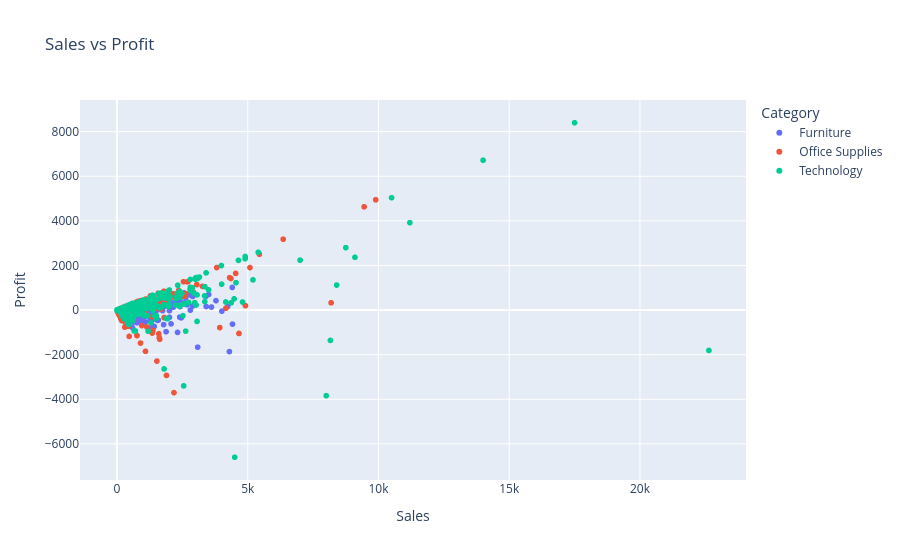

This figure's notebook cell:
### Code cell
fig = px.scatter(df, 
                 x="Sales", 
                 y="Profit",
                 color="Category",
                 title="Sales vs Profit",
                 hover_data=["Product Name"])
fig.show()

### Figure 1 — Plotly figure (JSON) as saved in the notebook; plotly's stock layout.template omitted (floating-point values rounded to 4 significant figures; data arrays with more than 128 entries replaced by an {"elided": "..."} marker saying what was removed)
{"data": [{"customdata": {"elided": "2121x1 str values"}, "hovertemplate": "Category=Furniture<br>Sales=%{x}<br>Profit=%{y}<br>Product Name=%{customdata[0]}<extra></extra>", "legendgroup": "Furniture", "marker": {"color": "#636efa", "symbol": "circle"}, "mode": "markers", "name": "Furniture", "showlegend": true, "type": "scattergl", "x": {"elided": "2121 float values"}, "xaxis": "x", "y": {"elided": "2121 float values"}, "yaxis": "y"}, {"customdata": {"elided": "6026x1 str values"}, "hovertemplate": "Category=Office Supplies<br>Sales=%{x}<br>Profit=%{y}<br>Product Name=%{customdata[0]}<extra></extra>", "legendgroup": "Office Supplies", "marker": {"color": "#EF553B", "symbol": "circle"}, "mode": "markers", "name": "Office Supplies", "showlegend": true, "type": "scattergl", "x": {"elided": "6026 float values"}, "xaxis": "x", "y": {"elided": "6026 float values"}, "yaxis": "y"}, {"customdata": {"elided": "1847x1 str values"}, "hovertemplate": "Category=Technology<br>Sales=%{x}<br>Profit=%{y}<br>Product Name=%{customdata[0]}<extra></extra>", "legendgroup": "Technology", "marker": {"color": "#00cc96", "symbol": "circle"}, "mode": "markers", "name": "Technology", "showlegend": true, "type": "scattergl", "x": {"elided": "1847 float values"}, "xaxis": "x", "y": {"elided": "1847 float values"}, "yaxis": "y"}], "layout": {"legend": {"title": {"text": "Category"}, "tracegroupgap": 0}, "title": {"text": "Sales vs Profit"}, "xaxis": {"anchor": "y", "domain": [0, 1], "title": {"text": "Sales"}}, "yaxis": {"anchor": "x", "domain": [0, 1], "title": {"text": "Profit"}}}}
